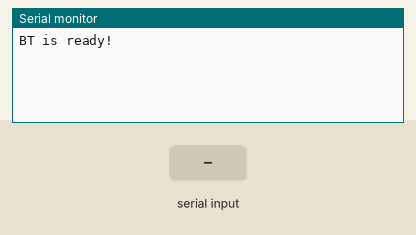
Simulated run of this sketch. Board: Arduino Uno, built with avr-gcc and run on an emulated ATmega328P. Shown: the last lines printed to the serial monitor. The inputs (shaded band) are chosen by the test bench.

Above: at 1.2 s.
1.3 s: "f" received over the second serial link
At 2.5 s:
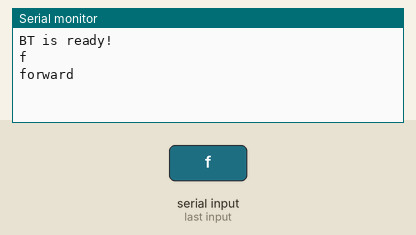
2.8 s: "b" received over the second serial link
At 3.6 s:
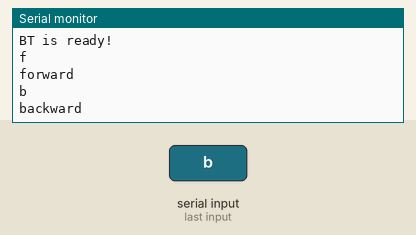
4.3 s: "l" received over the second serial link
At 4.8 s:
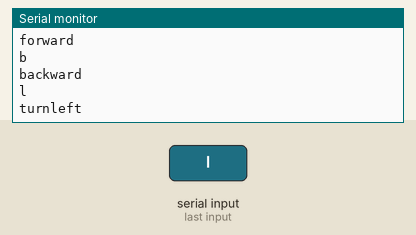
5.8 s: "r" received over the second serial link
At 7.0 s:
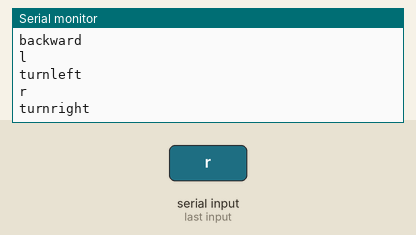
7.3 s: "s" received over the second serial link
At 8.3 s:
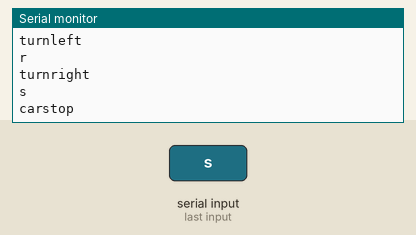

The sketch:

BTCar.ino
```cpp
#include <SoftwareSerial.h>
SoftwareSerial BT(10, 11); // rx, tx

void setup()
{
    Serial.begin(9600);
    BT.begin(9600);
    Serial.println("BT is ready!");
}

void loop()
{
    if (BT.available() > 0)
    {
        char pp = BT.read();
        Serial.println(pp);

        switch (pp)
        {
        case 'f': //Forward
            forward();
            break;
        case 'b': //Back
            backward();
            break;
        case 'l': //Turn Left
            turnleft();
            break;
        case 'r': //Turn Right
            turnright();
            break;
        case 's': //Stop
            carstop();
            break;
        }
    }
}

void forward(){
    Serial.println("forward");
}

void backward(){
    Serial.println("backward");
}

void turnleft(){
    Serial.println("turnleft");
}

void turnright(){
    Serial.println("turnright");
}

void carstop(){
    Serial.println("carstop");
}
```

Measured:
- after the input at 1.3 s, the serial monitor: prints a new line at once (image 1)
- after the input at 2.8 s, the serial monitor: prints a new line at once (image 2)
- after the input at 4.3 s, the serial monitor: prints a new line at once (image 3)
- after the input at 5.8 s, the serial monitor: prints a new line at once (image 4)
- after the input at 7.3 s, the serial monitor: prints a new line at once (image 5)
